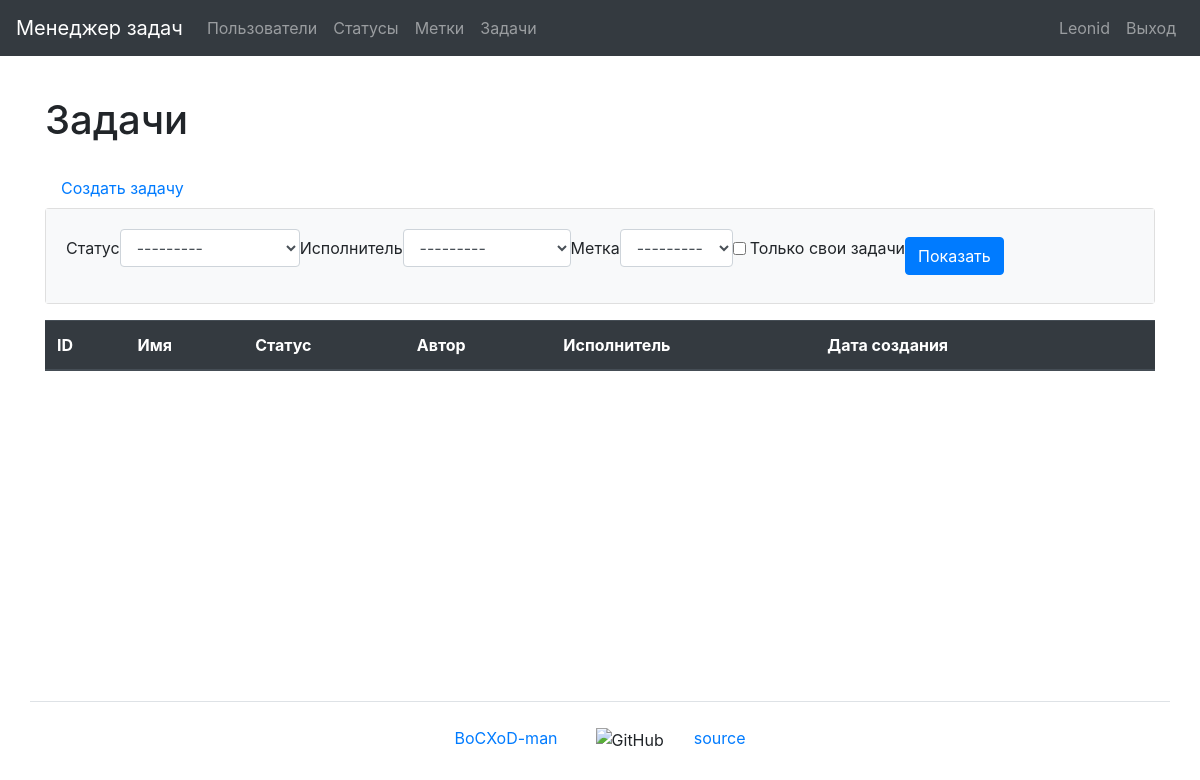
Before: /tasks/ (signed in) with the older database file.
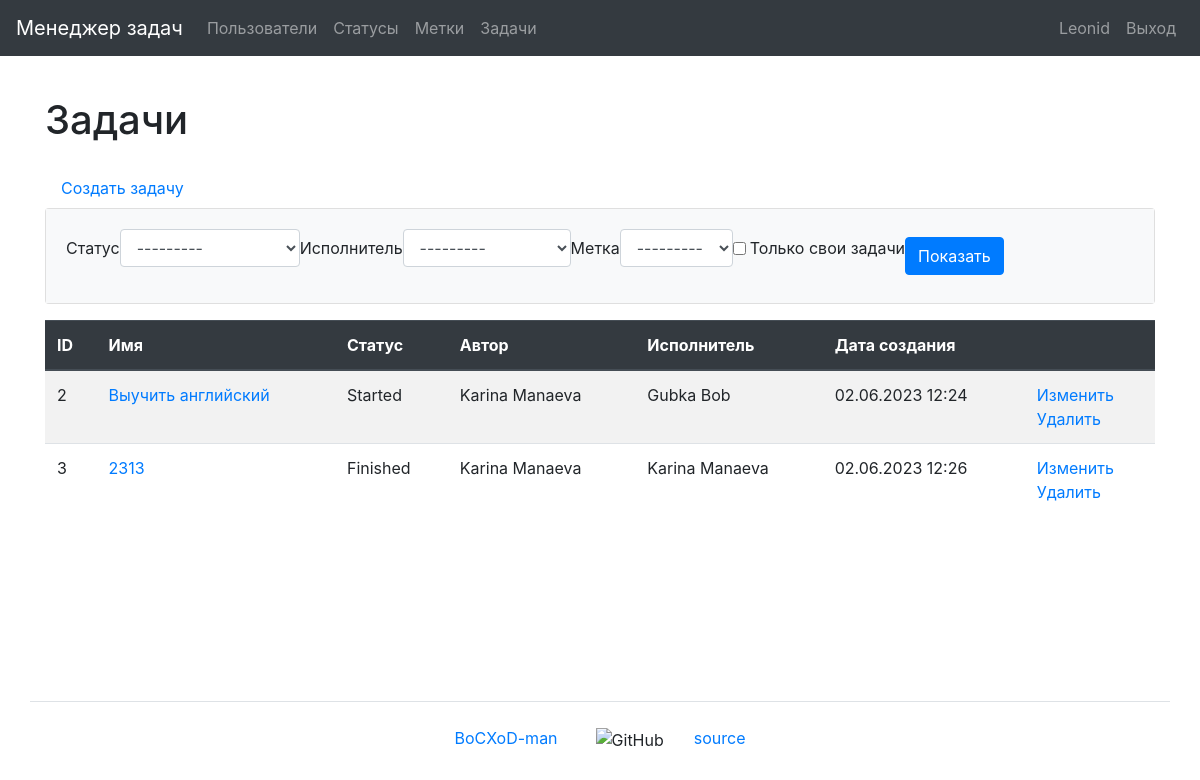
After: the same page with the newer database file.
### task_manager/tasks/models.py (models this page shows, shortened)
class Task(models.Model):
    name = models.CharField(
        max_length=150,
        blank=False,
        unique=True,
        verbose_name=_('Name')
    )
    description = models.TextField(
        max_length=10000,
        blank=True,
        verbose_name=_('Description')
    )
    date_created = models.DateTimeField(
        auto_now_add=True,
        verbose_name=_('Creation date')
    )
    author = models.ForeignKey(
        User,
        on_delete=models.PROTECT,
        related_name='author',
        verbose_name=_('Author')
    )
    status = models.ForeignKey(
        Status,
        on_delete=models.PROTECT,
        related_name='statuses',
        verbose_name=_('Status')
    )
    executor = models.ForeignKey(
        User,
        on_delete=models.PROTECT,
        related_name='executor',
        verbose_name=_('Executor')
    )
    labels = models.ManyToManyField(
        Label,
        through='TaskLabelRelation',
        through_fields=('task', 'label'),
        blank=True,
        related_name='labels',
        verbose_name=_('Labels')
    )
    class Meta:
        verbose_name = _('Task')
        verbose_name_plural = _('Tasks')

### task_manager/statuses/models.py (models this page shows)
class Status(models.Model):
    name = models.CharField(
        max_length=150,
        unique=True,
        blank=False,
        verbose_name=_('Name'),
    )
    date_created = models.DateTimeField(
        auto_now_add=True,
        verbose_name=_('Creation date')
    )
    def __str__(self):
        return self.name
    class Meta:
        verbose_name = _('Status')
        verbose_name_plural = _('Statuses')

### task_manager/users/models.py (models this page shows)
class User(AbstractUser):
    first_name = models.CharField(max_length=150)
    last_name = models.CharField(max_length=150)
    def __str__(self):
        return self.get_full_name()

### task_manager/tasks/views.py (the view)
# urls.py: path('', TasksListView.as_view(), name='tasks'),
class TasksListView(AuthRequiredMixin, FilterView):
    template_name = 'tasks/tasks.html'
    model = Task
    filterset_class = TaskFilter
    context_object_name = 'tasks'
    extra_context = {
        'title': _('Tasks'),
        'button_text': _('Show'),
    }

### task_manager/mixins.py (called while the page is built)
    def dispatch(self, request, *args, **kwargs):
        if not request.user.is_authenticated:
            messages.error(request, self.auth_message)
            return redirect(reverse_lazy('login'))
        return super().dispatch(request, *args, **kwargs)

### task_manager/templates/tasks/tasks.html (shortened to what this page needs)
{% extends "base.html" %}
{% load bootstrap4 %}
{% load i18n %}
{% block content %}
    <h1 class="my-4">{{ title }}</h1>
    <a class="nav-link" href="{% url 'task_create' %}">{% trans 'Create task' %}</a>
    <div class="card mb-3">
        <div class="card-body bg-light">
            <form class="form-inline center" method="get">
              {% bootstrap_form filter.form field_class="ml-2 mr-3" %}
              {% bootstrap_button button_text button_type="submit" button_class="btn btn-primary" %}
            </form>
        </div>
    </div>
    <table class="table table-striped">
        <thead class="thead-dark">
            <tr>
                <th>ID</th>
                <th>{% trans 'Name' %}</th>
                <th>{% trans 'Status' %}</th>
                <th>{% trans 'Author' %}</th>
                <th>{% trans 'Executor' %}</th>
                <th>{% trans 'Creation date' %}</th>
                <th></th>
            </tr>
        </thead>
        <tbody>
            {% if tasks %}
                {% for task in tasks %}
                    <tr>
                        <td>{{ task.id }}</td>
                        <td><a href="{% url 'task_show' task.id %}">{{ task.name }}</a></td>
                        <td>{{ task.status }}</td>
                        <td>{{ task.author }}</td>
                        <td>{{ task.executor }}</td>
                        <td>{{ task.date_created|date:"d.m.Y H:i" }}</td>
                        <td>
                            <a href="{% url 'task_update' task.id %}">{% trans 'Update' %}</a>
                            <br>
                            <a href="{% url 'task_delete' task.id %}">{% trans 'Delete' %}</a>
                        </td>
                    </tr>
                {% endfor %}
            {% endif %}
        </tbody>
    </table>
{% endblock content %}

Changed rows visible on the page:
added Task: id "2", name "Выучить английский", status "Started", author "Karina Manaeva", executor "Gubka Bob", date_created "02.06.2023 12:24"
added Task: id "3", name "2313", status "Finished", author "Karina Manaeva", executor "Karina Manaeva", date_created "02.06.2023 12:26"
